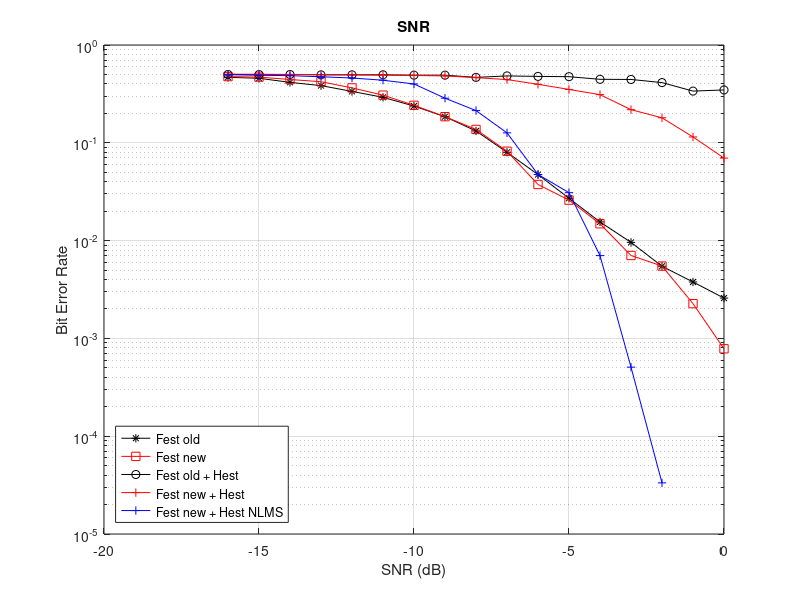

This figure's MATLAB source:
clc
clear all
close all


%% ================================= CRC Type
STOCFOFine_old_ber = load("STOCFOFine_old_ber.mat").BER;
STOCFOFine_ber = load("STOCFOFine_ber.mat").BER;
STOCFOFine_old_Hest_ber = load("STOCFOFine_old_Hest_ber.mat").BER;
STOCFOFine_Hest_ber = load("STOCFOFine_Hest_ber.mat").BER;
snr = load("snr.mat").snr;

STOCFOFine_Hest_NLMS_ber = load("STOCFOFine_Hest_NLMS_ber.mat").BER;


figure(1)
semilogy(snr, STOCFOFine_old_ber,'-*','color','k');
hold on
semilogy(snr, STOCFOFine_ber,'-s','color','r');
semilogy(snr, STOCFOFine_old_Hest_ber,'-o','color','k');
semilogy(snr, STOCFOFine_Hest_ber,'-+','color','r');
semilogy(snr, STOCFOFine_Hest_NLMS_ber,'-+','color','b');
legend('Fest old', 'Fest new', 'Fest old + Hest', 'Fest new + Hest', 'Fest new + Hest NLMS', 'Location','southwest')
grid
xlabel('SNR (dB)')
ylabel('Bit Error Rate')
hold off
title('SNR');

% figure(2)
% semilogy(snr, STOCFOFine_old_Hest_ber,'-*','color','k');
% hold on
% semilogy(snr, STOCFOFine_Hest_ber,'-s','color','r');
% legend('Fest old without H', 'Fest new without H')
% grid
% xlabel('SNR (dB)')
% ylabel('Bit Error Rate')
% hold off
% title('SNR');

% STOCFOFine_old_ber - CFOfraq estimated in the end of the algorithm
% STOCFOFine_ber - CFOfraq estimated at the start of the algorithm
